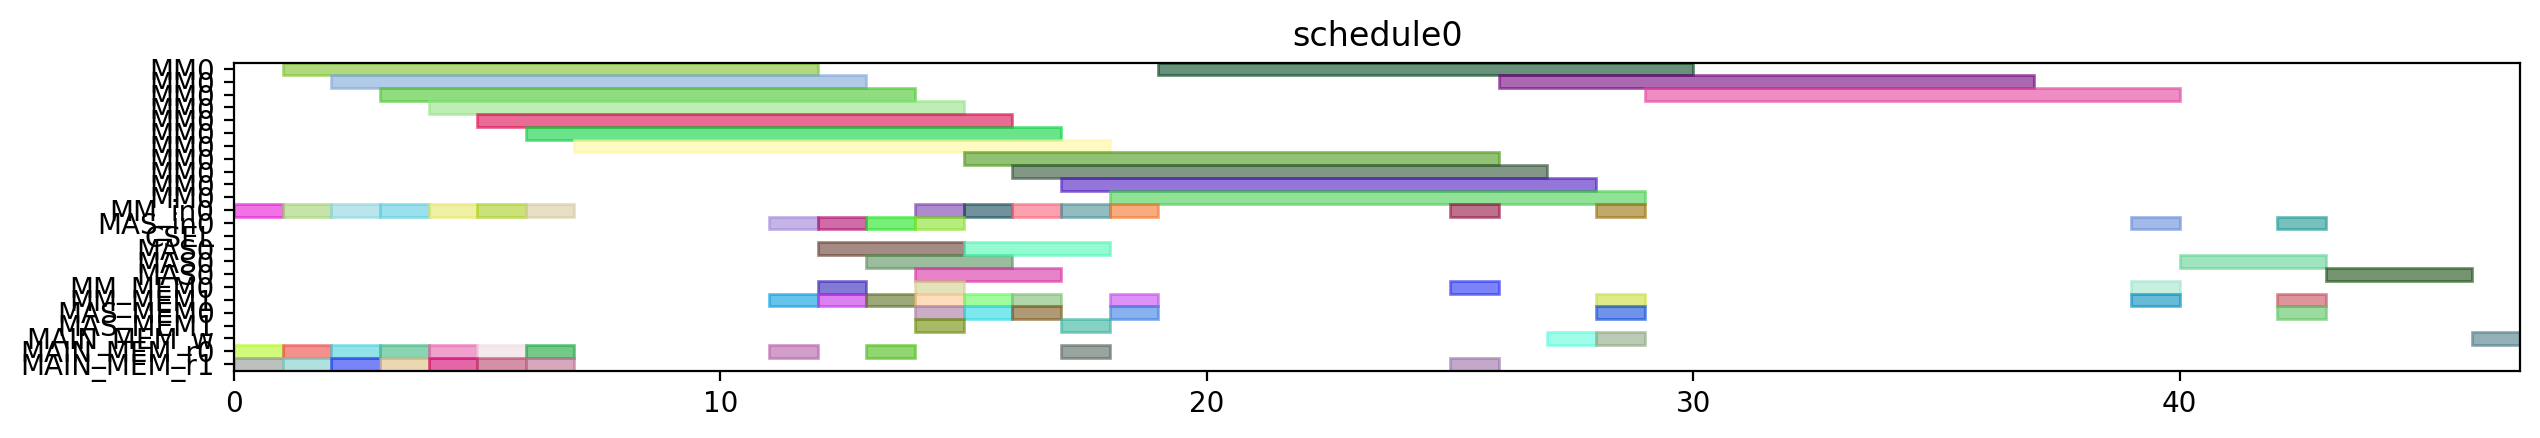

The script that drew this image:
from pyschedule import Scenario, solvers, plotters, alt


def solve():
	horizon = 120
	S = Scenario("schedule0", horizon=horizon)

	# resource
	MM = S.Resources('MM', num=1, size=11)
	MM_in = S.Resources('MM_in', num=1)
	MAS_in = S.Resources('MAS_in', num=1)
	CSEL = S.Resource('CSEL')
	MAS = S.Resources('MAS', num=1, size=3, periods=range(1, horizon))
	MM_MEM = S.Resources('MM_MEM', num=2)
	MAS_MEM = S.Resources('MAS_MEM', num=2)
	MAIN_MEM_w = S.Resource('MAIN_MEM_w', size=1)
	MAIN_MEM_r = S.Resources('MAIN_MEM_r', num=2)

	# result of previous scheduling

	# new tasks
	r1 = S.Task('r1', length=11, delay_cost=1)
	r1 += alt(MM)
	r1_in = S.Task('r1_in', length=1, delay_cost=1)
	r1_in += alt(MM_in)
	S += r1_in*MM_in[0]<=r1*MM[0]
	r1_mem0 = S.Task('r1_mem0', length=1, delay_cost=1)
	r1_mem0 += MAIN_MEM_r[0]
	S += r1_mem0 <= r1

	r1_mem1 = S.Task('r1_mem1', length=1, delay_cost=1)
	r1_mem1 += MAIN_MEM_r[1]
	S += r1_mem1 <= r1

	r3 = S.Task('r3', length=11, delay_cost=1)
	r3 += alt(MM)
	r3_in = S.Task('r3_in', length=1, delay_cost=1)
	r3_in += alt(MM_in)
	S += r3_in*MM_in[0]<=r3*MM[0]
	r3_mem0 = S.Task('r3_mem0', length=1, delay_cost=1)
	r3_mem0 += MAIN_MEM_r[0]
	S += r3_mem0 <= r3

	r3_mem1 = S.Task('r3_mem1', length=1, delay_cost=1)
	r3_mem1 += MAIN_MEM_r[1]
	S += r3_mem1 <= r3

	r4 = S.Task('r4', length=11, delay_cost=1)
	r4 += alt(MM)
	r4_in = S.Task('r4_in', length=1, delay_cost=1)
	r4_in += alt(MM_in)
	S += r4_in*MM_in[0]<=r4*MM[0]
	r4_mem0 = S.Task('r4_mem0', length=1, delay_cost=1)
	r4_mem0 += MAIN_MEM_r[0]
	S += r4_mem0 <= r4

	r4_mem1 = S.Task('r4_mem1', length=1, delay_cost=1)
	r4_mem1 += MAIN_MEM_r[1]
	S += r4_mem1 <= r4

	r5 = S.Task('r5', length=11, delay_cost=1)
	r5 += alt(MM)
	r5_in = S.Task('r5_in', length=1, delay_cost=1)
	r5_in += alt(MM_in)
	S += r5_in*MM_in[0]<=r5*MM[0]
	r5_mem0 = S.Task('r5_mem0', length=1, delay_cost=1)
	r5_mem0 += MAIN_MEM_r[0]
	S += r5_mem0 <= r5

	r5_mem1 = S.Task('r5_mem1', length=1, delay_cost=1)
	r5_mem1 += MAIN_MEM_r[1]
	S += r5_mem1 <= r5

	r6 = S.Task('r6', length=11, delay_cost=1)
	r6 += alt(MM)
	r6_in = S.Task('r6_in', length=1, delay_cost=1)
	r6_in += alt(MM_in)
	S += r6_in*MM_in[0]<=r6*MM[0]
	r6_mem0 = S.Task('r6_mem0', length=1, delay_cost=1)
	r6_mem0 += MAIN_MEM_r[0]
	S += r6_mem0 <= r6

	r6_mem1 = S.Task('r6_mem1', length=1, delay_cost=1)
	r6_mem1 += MAIN_MEM_r[1]
	S += r6_mem1 <= r6

	r12 = S.Task('r12', length=11, delay_cost=1)
	r12 += alt(MM)
	r12_in = S.Task('r12_in', length=1, delay_cost=1)
	r12_in += alt(MM_in)
	S += r12_in*MM_in[0]<=r12*MM[0]
	r12_mem0 = S.Task('r12_mem0', length=1, delay_cost=1)
	r12_mem0 += MAIN_MEM_r[0]
	S += r12_mem0 <= r12

	r12_mem1 = S.Task('r12_mem1', length=1, delay_cost=1)
	r12_mem1 += MAIN_MEM_r[1]
	S += r12_mem1 <= r12

	r13 = S.Task('r13', length=11, delay_cost=1)
	r13 += alt(MM)
	r13_in = S.Task('r13_in', length=1, delay_cost=1)
	r13_in += alt(MM_in)
	S += r13_in*MM_in[0]<=r13*MM[0]
	r13_mem0 = S.Task('r13_mem0', length=1, delay_cost=1)
	r13_mem0 += MAIN_MEM_r[0]
	S += r13_mem0 <= r13

	r13_mem1 = S.Task('r13_mem1', length=1, delay_cost=1)
	r13_mem1 += MAIN_MEM_r[1]
	S += r13_mem1 <= r13

	r2 = S.Task('r2', length=3, delay_cost=1)
	r2 += alt(MAS)
	r2_in = S.Task('r2_in', length=1, delay_cost=1)
	r2_in += alt(MAS_in)
	S += r2_in*MAS_in[0]<=r2*MAS[0]

	r2_mem0 = S.Task('r2_mem0', length=1, delay_cost=1)
	r2_mem0 += alt(MM_MEM)
	S += (r1*MM[0])-1 < r2_mem0*MM_MEM[0]
	S += r2_mem0 <= r2

	r2_mem1 = S.Task('r2_mem1', length=1, delay_cost=1)
	r2_mem1 += alt(MM_MEM)
	S += (r1*MM[0])-1 < r2_mem1*MM_MEM[1]
	S += r2_mem1 <= r2

	r7 = S.Task('r7', length=3, delay_cost=1)
	r7 += alt(MAS)
	r7_in = S.Task('r7_in', length=1, delay_cost=1)
	r7_in += alt(MAS_in)
	S += r7_in*MAS_in[0]<=r7*MAS[0]

	r7_mem0 = S.Task('r7_mem0', length=1, delay_cost=1)
	r7_mem0 += alt(MM_MEM)
	S += (r5*MM[0])-1 < r7_mem0*MM_MEM[0]
	S += r7_mem0 <= r7

	r7_mem1 = S.Task('r7_mem1', length=1, delay_cost=1)
	r7_mem1 += alt(MM_MEM)
	S += (r6*MM[0])-1 < r7_mem1*MM_MEM[1]
	S += r7_mem1 <= r7

	r8 = S.Task('r8', length=3, delay_cost=1)
	r8 += alt(MAS)
	r8_in = S.Task('r8_in', length=1, delay_cost=1)
	r8_in += alt(MAS_in)
	S += r8_in*MAS_in[0]<=r8*MAS[0]

	r8_mem0 = S.Task('r8_mem0', length=1, delay_cost=1)
	r8_mem0 += MAIN_MEM_r[0]
	S += r8_mem0 <= r8

	r8_mem1 = S.Task('r8_mem1', length=1, delay_cost=1)
	r8_mem1 += alt(MM_MEM)
	S += (r4*MM[0])-1 < r8_mem1*MM_MEM[1]
	S += r8_mem1 <= r8

	r10 = S.Task('r10', length=3, delay_cost=1)
	r10 += alt(MAS)
	r10_in = S.Task('r10_in', length=1, delay_cost=1)
	r10_in += alt(MAS_in)
	S += r10_in*MAS_in[0]<=r10*MAS[0]

	r10_mem0 = S.Task('r10_mem0', length=1, delay_cost=1)
	r10_mem0 += MAIN_MEM_r[0]
	S += r10_mem0 <= r10

	r10_mem1 = S.Task('r10_mem1', length=1, delay_cost=1)
	r10_mem1 += alt(MM_MEM)
	S += (r4*MM[0])-1 < r10_mem1*MM_MEM[1]
	S += r10_mem1 <= r10

	r9 = S.Task('r9', length=11, delay_cost=1)
	r9 += alt(MM)
	r9_in = S.Task('r9_in', length=1, delay_cost=1)
	r9_in += alt(MM_in)
	S += r9_in*MM_in[0]<=r9*MM[0]
	r9_mem0 = S.Task('r9_mem0', length=1, delay_cost=1)
	r9_mem0 += MAIN_MEM_r[0]
	S += r9_mem0 <= r9

	r9_mem1 = S.Task('r9_mem1', length=1, delay_cost=1)
	r9_mem1 += alt(MAS_MEM)
	S += (r7*MAS[0])-1 < r9_mem1*MAS_MEM[1]
	S += r9_mem1 <= r9

	r11 = S.Task('r11', length=11, delay_cost=1)
	r11 += alt(MM)
	r11_in = S.Task('r11_in', length=1, delay_cost=1)
	r11_in += alt(MM_in)
	S += r11_in*MM_in[0]<=r11*MM[0]
	r11_mem0 = S.Task('r11_mem0', length=1, delay_cost=1)
	r11_mem0 += alt(MAS_MEM)
	S += (r10*MAS[0])-1 < r11_mem0*MAS_MEM[0]
	S += r11_mem0 <= r11

	r11_mem1 = S.Task('r11_mem1', length=1, delay_cost=1)
	r11_mem1 += alt(MAS_MEM)
	S += (r10*MAS[0])-1 < r11_mem1*MAS_MEM[1]
	S += r11_mem1 <= r11

	PX_new = S.Task('PX_new', length=11, delay_cost=1)
	PX_new += alt(MM)
	PX_new_in = S.Task('PX_new_in', length=1, delay_cost=1)
	PX_new_in += alt(MM_in)
	S += PX_new_in*MM_in[0]<=PX_new*MM[0]
	S += 0<PX_new

	PX_new_w = S.Task('PX_new_w', length=1, delay_cost=1)
	PX_new_w += alt(MAIN_MEM_w)
	S += PX_new <= PX_new_w

	PX_new_mem0 = S.Task('PX_new_mem0', length=1, delay_cost=1)
	PX_new_mem0 += alt(MAS_MEM)
	S += (r2*MAS[0])-1 < PX_new_mem0*MAS_MEM[0]
	S += PX_new_mem0 <= PX_new

	PX_new_mem1 = S.Task('PX_new_mem1', length=1, delay_cost=1)
	PX_new_mem1 += alt(MM_MEM)
	S += (r12*MM[0])-1 < PX_new_mem1*MM_MEM[1]
	S += PX_new_mem1 <= PX_new

	r14 = S.Task('r14', length=11, delay_cost=1)
	r14 += alt(MM)
	r14_in = S.Task('r14_in', length=1, delay_cost=1)
	r14_in += alt(MM_in)
	S += r14_in*MM_in[0]<=r14*MM[0]
	r14_mem0 = S.Task('r14_mem0', length=1, delay_cost=1)
	r14_mem0 += alt(MAS_MEM)
	S += (r2*MAS[0])-1 < r14_mem0*MAS_MEM[0]
	S += r14_mem0 <= r14

	r14_mem1 = S.Task('r14_mem1', length=1, delay_cost=1)
	r14_mem1 += alt(MM_MEM)
	S += (r3*MM[0])-1 < r14_mem1*MM_MEM[1]
	S += r14_mem1 <= r14

	Z1_new = S.Task('Z1_new', length=11, delay_cost=1)
	Z1_new += alt(MM)
	Z1_new_in = S.Task('Z1_new_in', length=1, delay_cost=1)
	Z1_new_in += alt(MM_in)
	S += Z1_new_in*MM_in[0]<=Z1_new*MM[0]
	S += 0<Z1_new

	Z1_new_w = S.Task('Z1_new_w', length=1, delay_cost=1)
	Z1_new_w += alt(MAIN_MEM_w)
	S += Z1_new <= Z1_new_w

	Z1_new_mem0 = S.Task('Z1_new_mem0', length=1, delay_cost=1)
	Z1_new_mem0 += alt(MAS_MEM)
	S += (r2*MAS[0])-1 < Z1_new_mem0*MAS_MEM[0]
	S += Z1_new_mem0 <= Z1_new

	Z1_new_mem1 = S.Task('Z1_new_mem1', length=1, delay_cost=1)
	Z1_new_mem1 += alt(MM_MEM)
	S += (r13*MM[0])-1 < Z1_new_mem1*MM_MEM[1]
	S += Z1_new_mem1 <= Z1_new

	r15 = S.Task('r15', length=11, delay_cost=1)
	r15 += alt(MM)
	r15_in = S.Task('r15_in', length=1, delay_cost=1)
	r15_in += alt(MM_in)
	S += r15_in*MM_in[0]<=r15*MM[0]
	r15_mem0 = S.Task('r15_mem0', length=1, delay_cost=1)
	r15_mem0 += alt(MAS_MEM)
	S += (r8*MAS[0])-1 < r15_mem0*MAS_MEM[0]
	S += r15_mem0 <= r15

	r15_mem1 = S.Task('r15_mem1', length=1, delay_cost=1)
	r15_mem1 += alt(MM_MEM)
	S += (r9*MM[0])-1 < r15_mem1*MM_MEM[1]
	S += r15_mem1 <= r15

	r16 = S.Task('r16', length=11, delay_cost=1)
	r16 += alt(MM)
	r16_in = S.Task('r16_in', length=1, delay_cost=1)
	r16_in += alt(MM_in)
	S += r16_in*MM_in[0]<=r16*MM[0]
	r16_mem0 = S.Task('r16_mem0', length=1, delay_cost=1)
	r16_mem0 += alt(MM_MEM)
	S += (r11*MM[0])-1 < r16_mem0*MM_MEM[0]
	S += r16_mem0 <= r16

	r16_mem1 = S.Task('r16_mem1', length=1, delay_cost=1)
	r16_mem1 += MAIN_MEM_r[1]
	S += r16_mem1 <= r16

	r17 = S.Task('r17', length=3, delay_cost=1)
	r17 += alt(MAS)
	r17_in = S.Task('r17_in', length=1, delay_cost=1)
	r17_in += alt(MAS_in)
	S += r17_in*MAS_in[0]<=r17*MAS[0]

	r17_mem0 = S.Task('r17_mem0', length=1, delay_cost=1)
	r17_mem0 += alt(MM_MEM)
	S += (r14*MM[0])-1 < r17_mem0*MM_MEM[0]
	S += r17_mem0 <= r17

	r17_mem1 = S.Task('r17_mem1', length=1, delay_cost=1)
	r17_mem1 += alt(MM_MEM)
	S += (r15*MM[0])-1 < r17_mem1*MM_MEM[1]
	S += r17_mem1 <= r17

	PY_new = S.Task('PY_new', length=3, delay_cost=1)
	PY_new += alt(MAS)
	PY_new_in = S.Task('PY_new_in', length=1, delay_cost=1)
	PY_new_in += alt(MAS_in)
	S += PY_new_in*MAS_in[0]<=PY_new*MAS[0]

	S += 0<PY_new

	PY_new_w = S.Task('PY_new_w', length=1, delay_cost=1)
	PY_new_w += alt(MAIN_MEM_w)
	S += PY_new <= PY_new_w

	PY_new_mem0 = S.Task('PY_new_mem0', length=1, delay_cost=1)
	PY_new_mem0 += alt(MAS_MEM)
	S += (r17*MAS[0])-1 < PY_new_mem0*MAS_MEM[0]
	S += PY_new_mem0 <= PY_new

	PY_new_mem1 = S.Task('PY_new_mem1', length=1, delay_cost=1)
	PY_new_mem1 += alt(MM_MEM)
	S += (r16*MM[0])-1 < PY_new_mem1*MM_MEM[1]
	S += PY_new_mem1 <= PY_new

	solvers.mip.solve(S,msg=1,kind='CPLEX',ratio_gap=1.01)

	solution = [['hoge']*len(S.solution()[1]) for i in range(len(S.solution()))]
	for i in range(len(S.solution())):
		for j in range(len(S.solution()[i])):
			solution[i][j]=str(S.solution()[i][j])
	print(solution)

	cycles = int(solution[-1][3])

	pic_file_name = "/mnt/rose/usr1/fukuda/ABE/multiRAM_multiMAS_16mux/scheduling_result/stage11MM1_stage3MAS1/EP_YRECOVER/schedule0.png"
	if(S.solution() != []):
		plotters.matplotlib.plot(S,img_filename=pic_file_name, show_task_labels=False, fig_size=(cycles*0.25+3, 2))

	return solution
